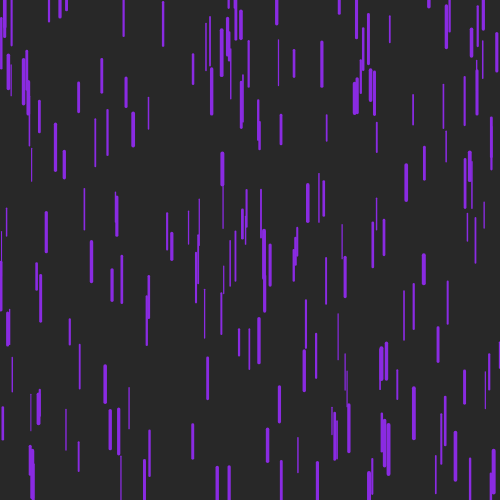
Frame 1 (no input)
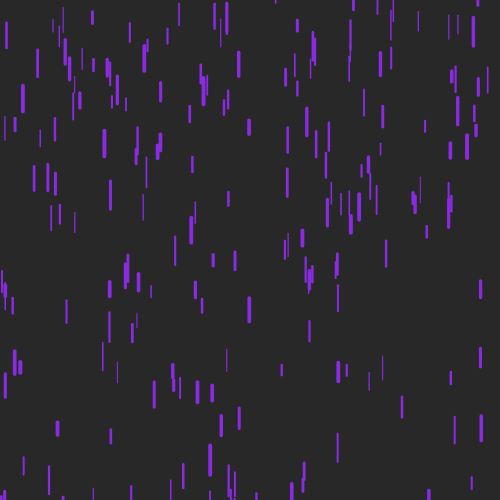
Frame 60 (no input)
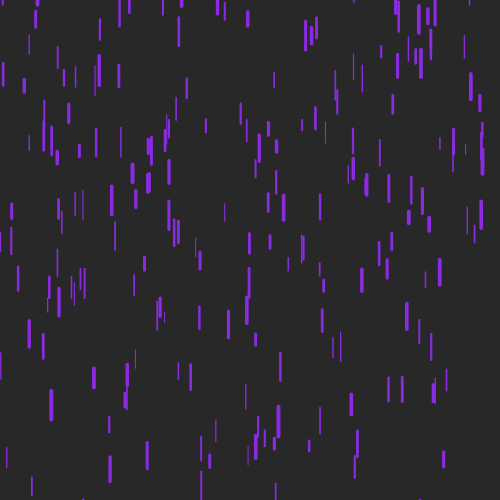
Frame 120 (the mouse pressed at the canvas centre since frame 60)

The p5.js sketch that drew these frames (run headless with seeded random() and noise() and a simulated clock; from frame 60 on, the mouse is pressed at the canvas centre):

// p5.js sketch
// ── sketch.js
var canvas;
var rain = [];
var rainCount = 200;
var x;
var y;

function setup(){
    canvas = createCanvas(500,500);
    background(40);
    for (var i = 0; i < rainCount; i++) {
        rain[i] = new Rain();
    }
    drop = new Rain();
    x = width/2;
    y =0;
}

function draw(){
    background(40);
    y++;
    for (var i = 0; i < rain.length; i++) {
        rain[i].run();
    }
}

function Rain(){
    this.x = random(0,width);
    this.y = random(0, height);
    this.z = random(1,4);
    this.length = random(25, 50);
    this.speed = random(5,10);
    this.run = function(){
        this.update();
        this.display();
        if(this.y - this.length > height){
            this.reset();
        }
                
    }
    this.update = function(){
        this.y += this.speed;
        this.speed += 0.1;
    }
    this.display = function(){
        strokeWeight(this.z);
        stroke(138,43,226);
        line(this.x, this.y, this.x, this.y - this.length);
    }
    this.reset = function(){
        this.x = random(0,width);
        this.y = random(-1, -5);
        this.z = random(1,4);
        this.length = random(10, 30);
        this.speed = random(5,10);
    }
}
